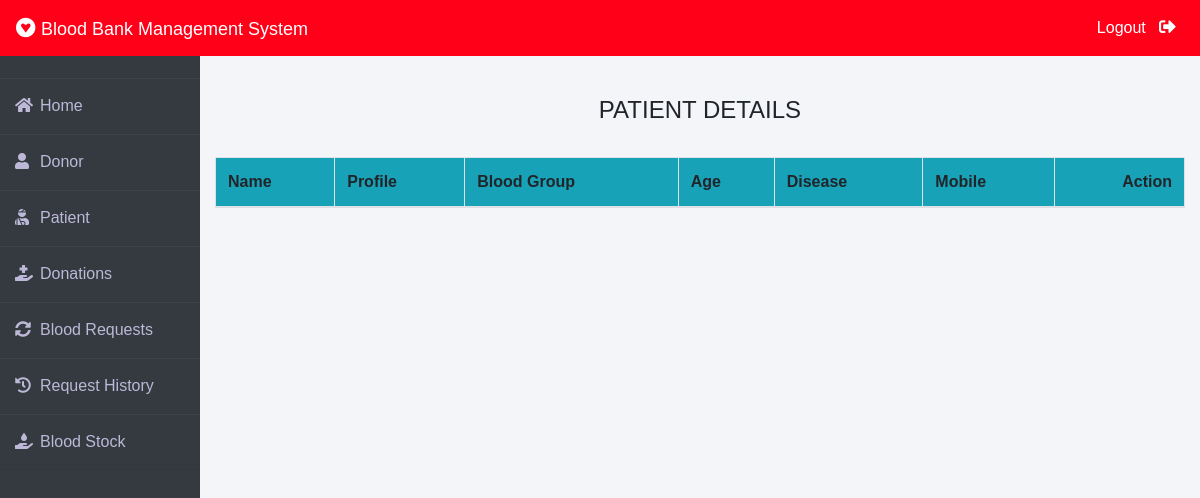
The app's page /admin-patient (signed in), older data.
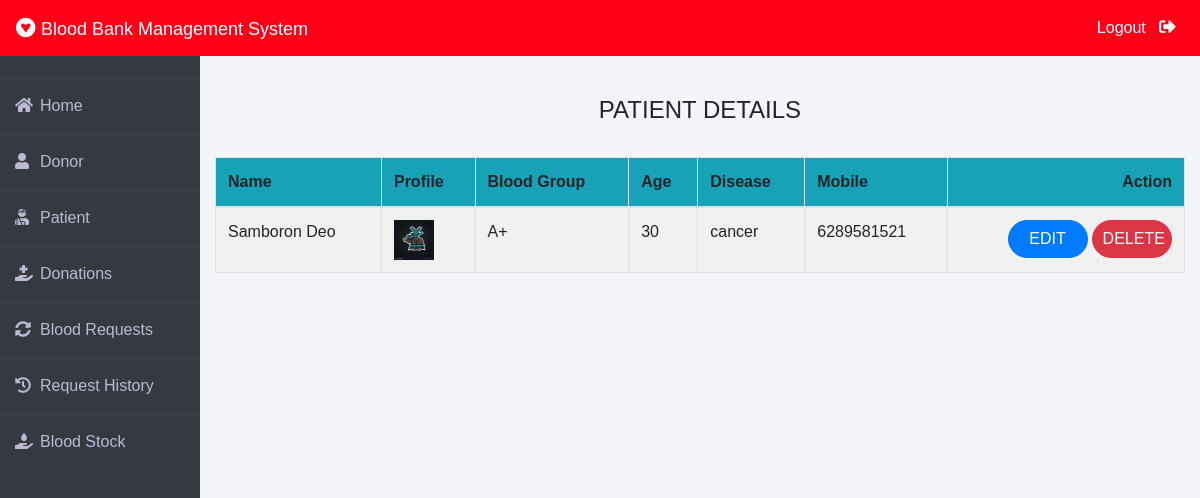
The same page, newer data.
### patient/models.py (models this page shows, shortened)
class Patient(models.Model):
    user=models.OneToOneField(User,on_delete=models.CASCADE)
    profile_pic= models.ImageField(upload_to='profile_pic/Patient/',null=True,blank=True)
    age=models.PositiveIntegerField()
    bloodgroup=models.CharField(max_length=10)
    disease=models.CharField(max_length=100)
    doctorname=models.CharField(max_length=50)
    address = models.CharField(max_length=40)
    mobile = models.CharField(max_length=20,null=False)
    @property
    def get_name(self):
        return self.user.first_name+" "+self.user.last_name

### blood/views.py (the view)
# urls.py: path('admin-patient', views.admin_patient_view,name='admin-patient'),
@login_required(login_url='adminlogin')
def admin_patient_view(request):
    patients=pmodels.Patient.objects.all()
    return render(request,'blood/admin_patient.html',{'patients':patients})

### templates/blood/admin_patient.html
{% extends 'blood/adminbase.html' %}
{% block content %}
{% load widget_tweaks %}
{%load static%}
<br><br>
<div class="container">
    <H4 class="text-center">PATIENT DETAILS</H4><br>
    <table class="table table-light table-hover table-bordered table-striped">
        <thead class="bg-info">
            <tr>
                <th scope="col">Name</th>
                <th scope="col">Profile</th>
                <th scope="col">Blood Group</th>
                <th scope="col">Age</th>
                <th scope="col">Disease</th>
                <th scope="col">Mobile</th>
                <th class="text-right">Action</th>
            </tr>
        </thead>
        <tbody>
            {% for t in patients %}
            <tr>
                <td> {{t.get_name}}</td>
                <td> <img src="{% static t.profile_pic.url %}" alt="Profile Pic" height="40px" width="40px" /></td>
                <td>{{t.bloodgroup}}</td>
                <td>{{t.age}}</td>
                <td>{{t.disease}}</td>
                <td>{{t.mobile}}</td>
                <td class="text-right">
                    <button class="btn btn-primary badge-pill" style="width: 80px;"><a  style="text-decoration: none;color: white;" href="{% url 'update-patient' t.id  %}">EDIT</a> </button>
                    <button class="btn btn-danger badge-pill" style="width: 80px;"><a  style="text-decoration: none;color: white;" href="{% url 'delete-patient' t.id  %}">DELETE</a> </button>
                </td>
            </tr>
            {% endfor %}
        </tbody>
    </table>
</div>
{% endblock content %}

### templates/blood/adminbase.html (shortened to what this page needs)
<!DOCTYPE html>
<html lang="en">
<head>
    <link rel="stylesheet" href="https://maxcdn.bootstrapcdn.com/bootstrap/4.0.0/css/bootstrap.min.css">
    <link rel="stylesheet" href="https://cdnjs.cloudflare.com/ajax/libs/font-awesome/5.14.0/css/all.css">
</head>
<body>
    <nav class="navbar navbar-expand-lg navbar-light fixed-top bg-danger">
        <a style="color:white;" class="navbar-brand" href="/"><i class="fab fa-gratipay"></i>&nbsp;<font face = "Comic sans MS" size ="4">Blood Bank Management System</font></a>
        <div class="navbar-collapse collapse w-100 order-3 dual-collapse2">
            <ul class="navbar-nav ml-auto">
                <li class="nav-item">
                    <a class="nav-link" style="color: white;" href="/logout">Logout &nbsp; <i class="fas fa-sign-out-alt"></i></a>
                </li>
            </ul>
        </div>
      </nav>
<br><br>
<div class="wrapper">
    <div class="sidebar">
        <ul>
            <li><a style="text-decoration:none;" href="/"><i class="fas fa-home"></i>Home</a></li>
            <li><a style="text-decoration:none;" href="/admin-donor"><i class="fas fa-user"></i>Donor</a></li>
            <li><a style="text-decoration:none;" href="/admin-patient"><i class="fas fa-user-injured"></i>Patient</a></li>
            <li><a style="text-decoration:none;" href="/admin-donation"><i class="fas fa-hand-holding-medical"></i>Donations</a></li>
            <li><a style="text-decoration:none;" href="/admin-request"><i class="fas fa-sync-alt"></i>Blood Requests</a></li>
            <li><a style="text-decoration:none;" href="/admin-request-history"><i class="fas fa-history"></i>Request History</a></li>
            <li><a style="text-decoration:none;" href="/admin-blood"><i class="fas fa-hand-holding-water"></i>Blood Stock</a></li>
        </ul>
    </div>
    <div class="main_content">
{% block content %}
{% endblock content %}
    </div>
</div>
</body>
</html>

### templates/blood/adminbase.html (style rules this page uses)
* { margin: 0; padding: 0; box-sizing: border-box; list-style: none; text-decoration: none; font-family: 'Josefin Sans', sans-serif; }
body { background-color: #f3f5f9; }
.bg-danger { background-color: #ff0018!important; }
.wrapper { display: flex; position: relative; }
.wrapper .sidebar { width: 200px; height: 100%; background: #343a40; padding: 30px 0px; position: fixed; }
.wrapper .sidebar ul li { padding: 15px; border-bottom: 1px solid #bdb8d7; border-bottom: 1px solid rgba(0,0,0,0.05); border-top: 1px solid rgba(255,255,255,0.05); }
.wrapper .sidebar ul li a { color: #bdb8d7; display: block; }
.wrapper .sidebar ul li a .fas { width: 25px; }
.wrapper .main_content { width: 100%; margin-left: 200px; }
.fa-sign-out-alt { color: white; font-size: 2ex; }

Row changes from the older to the newer data that the page shows:
added Patient: get_name "Samboron Deo", profile_pic (picture), bloodgroup "A+", age "30", disease "cancer", mobile "6289581521"
